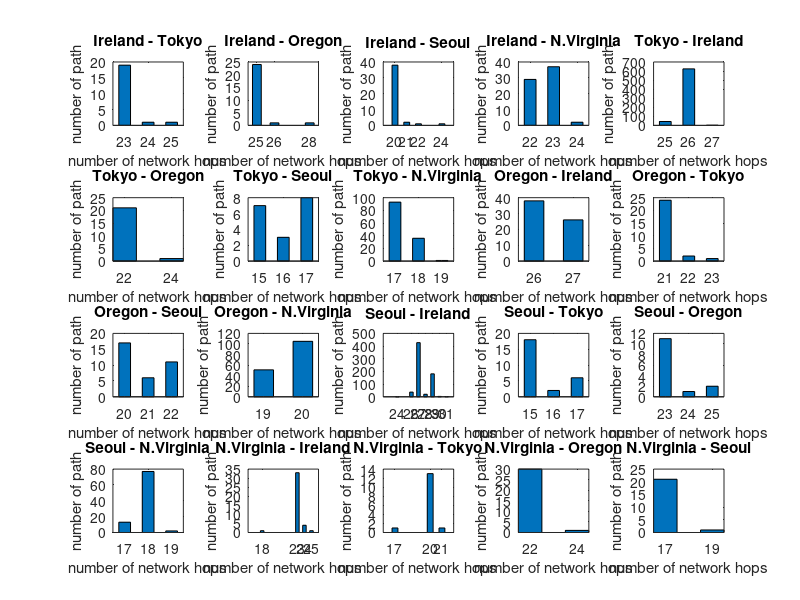

The MATLAB script that drew this image:
figure

subplot(4,5,1)
x = [23 24 25];
y = [19 1 1];
bar(x,y,0.5)
xlabel('number of network hops')
ylabel('number of path')
title ('Ireland - Tokyo')

subplot(4,5,2)
x = [25 26 28];
y = [24 1 1];
bar(x,y,0.5)
xlabel('number of network hops')
ylabel('number of path')
title ('Ireland - Oregon')

subplot(4,5,3)
x = [20 21 22 24];
y = [38 2 1 1];
bar(x,y,0.5)
xlabel('number of network hops')
ylabel('number of path')
title ('Ireland - Seoul')

subplot(4,5,4)
x = [22 23 24];
y = [29 37 2];
bar(x,y,0.5)
xlabel('number of network hops')
ylabel('number of path')
title ('Ireland - N.Virginia')

subplot(4,5,5)
x = [25 26 27];
y = [43 624 1];
bar(x,y,0.5)
xlabel('number of network hops')
ylabel('number of path')
title ('Tokyo - Ireland')

subplot(4,5,6)
x = [22 24];
y = [21 1];
bar(x,y,0.5)
xlabel('number of network hops')
ylabel('number of path')
title ('Tokyo - Oregon')

subplot(4,5,7)
x = [15 16 17];
y = [7 3 8];
bar(x,y,0.5)
xlabel('number of network hops')
ylabel('number of path')
title ('Tokyo - Seoul')

subplot(4,5,8)
x = [17 18 19];
y = [93 36 1];
bar(x,y,0.5)
xlabel('number of network hops')
ylabel('number of path')
title ('Tokyo - N.Virginia')

subplot(4,5,9)
x = [26 27];
y = [38 26];
bar(x,y,0.5)
xlabel('number of network hops')
ylabel('number of path')
title ('Oregon - Ireland')

subplot(4,5,10)
x = [21 22 23];
y = [24 2 1];
bar(x,y,0.5)
xlabel('number of network hops')
ylabel('number of path')
title ('Oregon - Tokyo')

subplot(4,5,11)
x = [20 21 22];
y = [17 6 11];
bar(x,y,0.5)
xlabel('number of network hops')
ylabel('number of path')
title ('Oregon - Seoul')

subplot(4,5,12)
x = [19 20];
y = [51 105];
bar(x,y,0.5)
xlabel('number of network hops')
ylabel('number of path')
title ('Oregon - N.Virginia')

subplot(4,5,13)
x = [24 26 27 28 29 30 31];
y = [1 37 427 20 181 3 2];
bar(x,y,0.5)
xlabel('number of network hops')
ylabel('number of path')
title ('Seoul - Ireland')

subplot(4,5,14)
x = [15 16 17];
y = [18 2 6];
bar(x,y,0.5)
xlabel('number of network hops')
ylabel('number of path')
title ('Seoul - Tokyo')

subplot(4,5,15)
x = [23 24 25];
y = [11 1 2];
bar(x,y,0.5)
xlabel('number of network hops')
ylabel('number of path')
title ('Seoul - Oregon')

subplot(4,5,16)
x = [17 18 19];
y = [13 77 2];
bar(x,y,0.5)
xlabel('number of network hops')
ylabel('number of path')
title ('Seoul - N.Virginia')

subplot(4,5,17)
x = [18 23 24 25];
y = [1 33 4 1];
bar(x,y,0.5)
xlabel('number of network hops')
ylabel('number of path')
title ('N.Virginia - Ireland')

subplot(4,5,18)
x = [17 20 21];
y = [1 13 1];
bar(x,y,0.5)
xlabel('number of network hops')
ylabel('number of path')
title ('N.Virginia - Tokyo')

subplot(4,5,19)
x = [22 24];
y = [30 1];
bar(x,y,0.5)
xlabel('number of network hops')
ylabel('number of path')
title ('N.Virginia - Oregon')

subplot(4,5,20)
x = [17 19];
y = [21 1];
bar(x,y,0.5)
xlabel('number of network hops')
ylabel('number of path')
title ('N.Virginia - Seoul')
